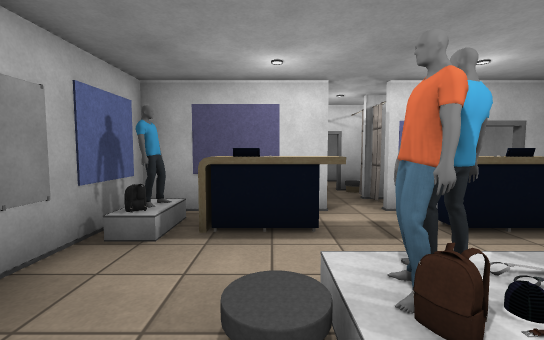
View 1 (above)

12 first-person views from a walk through a 3-D level made in the Unity game engine. The camera is 1.4 m above the floor, tilts 4° down and sees 90° across. Doors are open. The floor is counted in squares, 1 m on a side. Each view is taken from the middle of a square. On the plan, view 1 faces up. The plan holds only what a view shows up to about 13 squares ahead; the rest is blank. The player is left out. Some surface patterns are stand-ins.

View 2
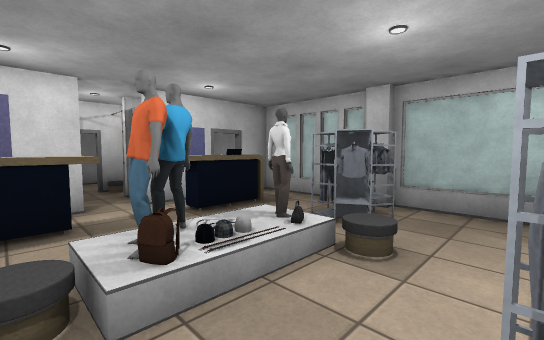

View 3
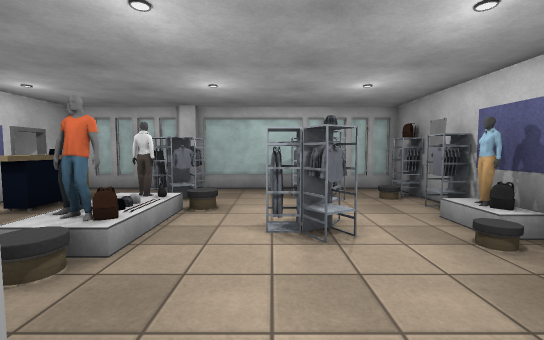

View 4
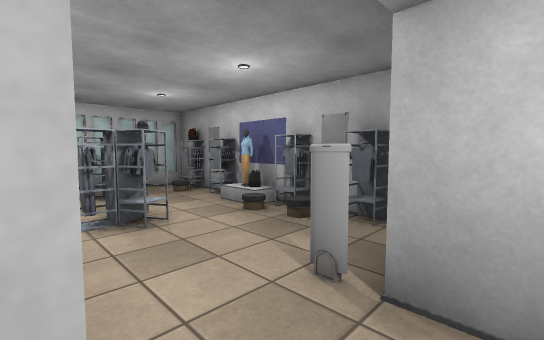

View 5
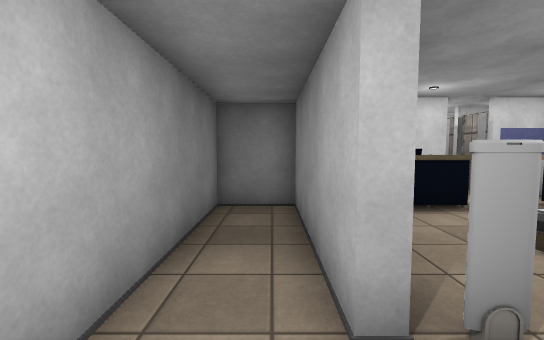

View 6
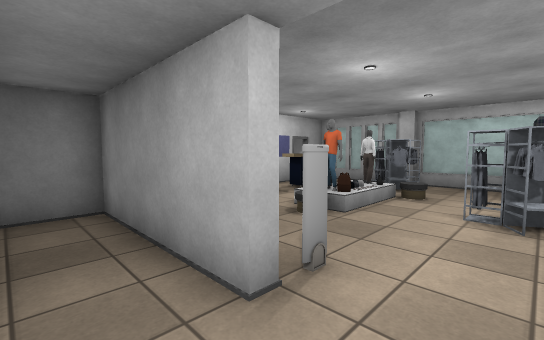

View 7
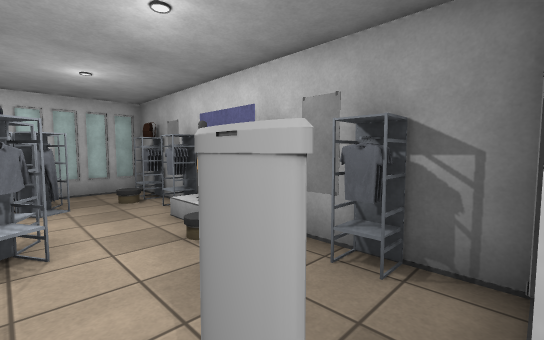

View 8
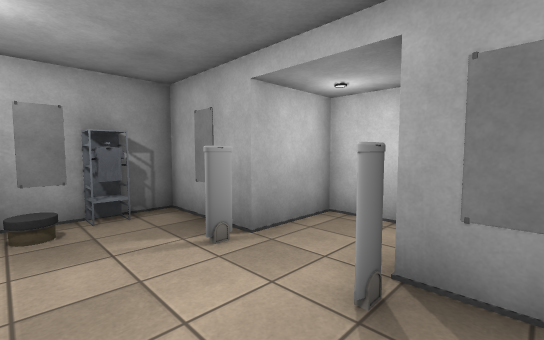

View 9
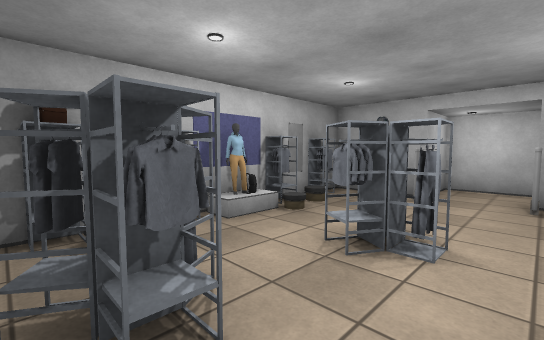

View 10
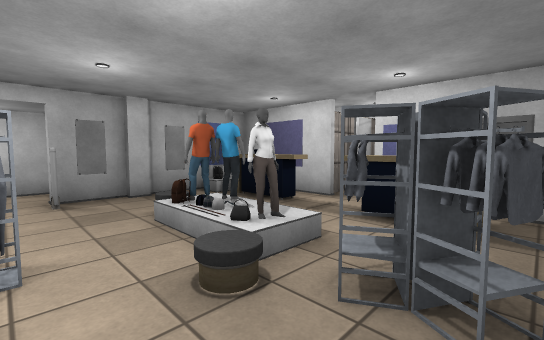

View 11
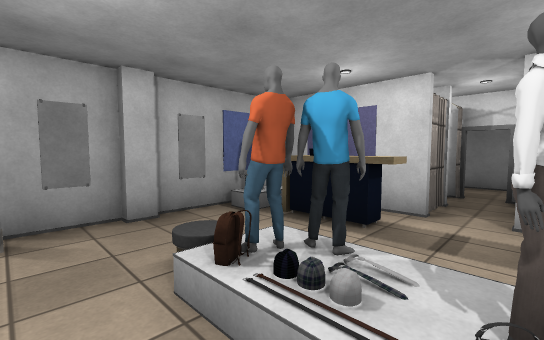

View 12
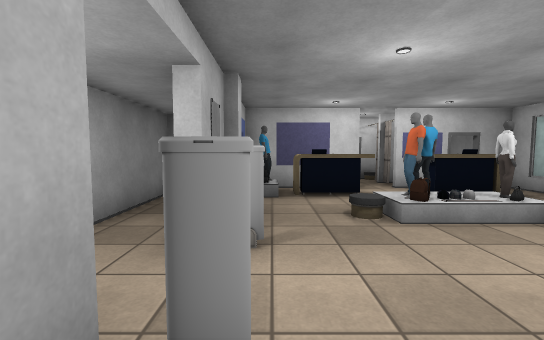

### Floor plan
Points are (right, up) in squares from view 1. A wall is a line through its corners. A room is listed if a view was taken in it or the views show most of it. See-through windows are left out.
Room 1 (views 1, 2, 3, 4, 5, 6, 7, 8, 9, 10, 11, 12)
walls: (1, 1.6) (0.9, 2.3); (1.3, 1.6) (0.9, 1.8) (1, 2.2); (0.8, 1.7) (1.1, 2) (1, 1.9) (0.9, 2.2); (0.8, 1.7) (1, 2.1); (0.9, 1.8) (1, 2.2); (0.9, 1.8) (0.8, 2.2); (0.9, 1.8) (0.7, 2.1); (1.2, 1.8) (1.1, 1.5); (1.2, 1.8) (1.1, 1.8); (1.2, 1.8) (1.2, 1.7); (1.2, 1.8) (1.1, 1.8); (1.2, 1.8) (0.7, 1.6) (1.1, 2); (0.9, 1.9) (0.9, 2.4); (1.1, 1.9) (1.1, 1.8); (1.1, 1.9) (1.1, 1.5); (1.1, 2.1) (1.3, 1.5); (1.1, 2.1) (1.1, 2); (1.2, 2.3) (1.2, 2.2); (1.3, 2.3) (1.3, 2.2); (4.7, 1.2) (4.5, 1.5); (-3, 1.8) (-3, -0.1) (-3.4, -0.1) (-3.4, 4.9) (-5.4, 4.9) (-5.4, -2.5) (-3, -2.5); (-2.7, 2.4) (-2.7, 1.6); (5.6, 1.2) (5.2, 1.5) (4.7, 1.2) (5.2, 1.5); (0.8, -4.8) (0.8, -5.5) (0.7, -4.9); (2.4, -5.5) (3.5, -5.5); (-2.1, 4.9) (-2.4, 4.8); (-1.9, 5.1) (-2.3, 4.8); (-1.9, 5.1) (-2.3, 4.7); (-2, 5.1) (-2.2, 4.6); (-3, -4.4) (-3, -5.5) (1.5, -5.5); (6.7, 1.7) (6.7, 2.1); (-1.9, 5.2) (-2.3, 4.7); (-2, 5.2) (-2.2, 4.6); (-2, 5.2) (-2.1, 5.1) (-2.1, 4.7); (3.8, -5.5) (3.8, -4.9); (7.1, -2.1) (7.1, 1.7); (3.4, 6.3) (2.6, 6.3); (7.1, 2.9) (7.1, 6.3) (5.6, 6.3); (5.4, -5.5) (7.1, -5.5) (7.1, -2.9); (5.7, -5.5) (5.7, -4.9); (1.3, 7.3) (1.1, 6.3) (-3, 6.3) (-3, 2.4); (3, 7.2) (2.8, 7.7); (1.1, 7.5) (1.3, 6.7); (1.4, 7.8) (1.1, 6.8); (1.3, 8.1) (1.3, 6.3); (3.3, 9.6) (2.3, 9.6)
low walls: (-1.8, 5.4) (-1.8, 4.5)
ways out: open door at (2, 10)
objects: other object (-2, -5); other object (-1, -5); other object (-1, 5) to (1, 5); other object (0, -5); other object (1, -2); other object (2, -5); other object (2, -2); other object (2, -1); other object (2, 2); other object (3, -5); other object (3, -2); other object (3, 2); other object (3, 5) to (5, 6); banner (4, 6); other object (5, -3); other object (5, -2); other object (5, 2); other object (6, -3); other object (6, 1); other object (6, 2)

Positions as (right, up) in squares from view 1, and headings:
1: (0, 0), facing up
2: (0, -1), facing up-right
3: (-3, -1), facing right
4: (-4, 0), facing down-right
5: (-4, -2), facing up
6: (-5, -2), facing up-right
7: (-3, -2), facing down-right
8: (0, 1), facing down-left
9: (6, 0), facing down-left
10: (6, -1), facing up-left
11: (3, 0), facing up-left
12: (-2, -4), facing up
